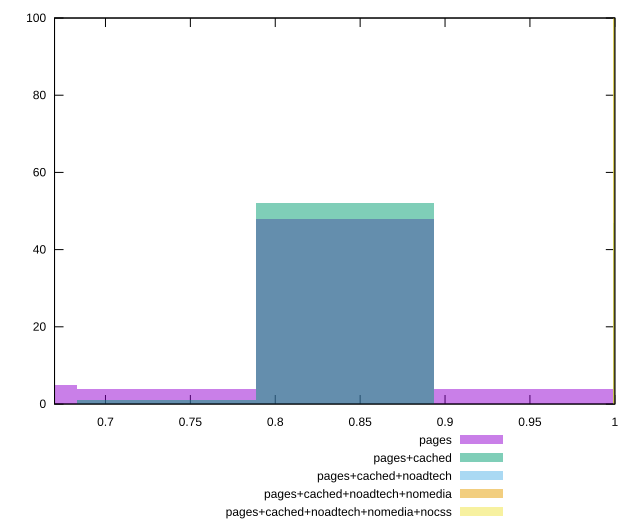

The script that saved this image:
reset

$pages <<EOF
1.0515199156397557 39
0.8412159325118046 48
0.736063940947829 4
0.6309119493838534 5
0.9463679240757802 4
EOF

$pagesCached <<EOF
0.8412159325118046 52
1.0515199156397557 47
0.736063940947829 1
EOF

$pagesCachedNoadtech <<EOF
1.0515199156397557 100
EOF

$pagesCachedNoadtechNomedia <<EOF
1.0515199156397557 100
EOF

$pagesCachedNoadtechNomediaNocss <<EOF
1.0515199156397557 100
EOF

set key outside below
set boxwidth 0.10515199156397557
set xrange [0.67:1]
set yrange [0:100]
set trange [0:100]
set style fill transparent solid 0.5 noborder
set terminal svg size 640, 530 enhanced background rgb 'white'
set output "report_00022_2021-02-20T12:08:46.964Z/unminified-css/comparison/histogram/all_score.svg"

plot $pages title "pages" with boxes, \
     $pagesCached title "pages+cached" with boxes, \
     $pagesCachedNoadtech title "pages+cached+noadtech" with boxes, \
     $pagesCachedNoadtechNomedia title "pages+cached+noadtech+nomedia" with boxes, \
     $pagesCachedNoadtechNomediaNocss title "pages+cached+noadtech+nomedia+nocss" with boxes

reset
